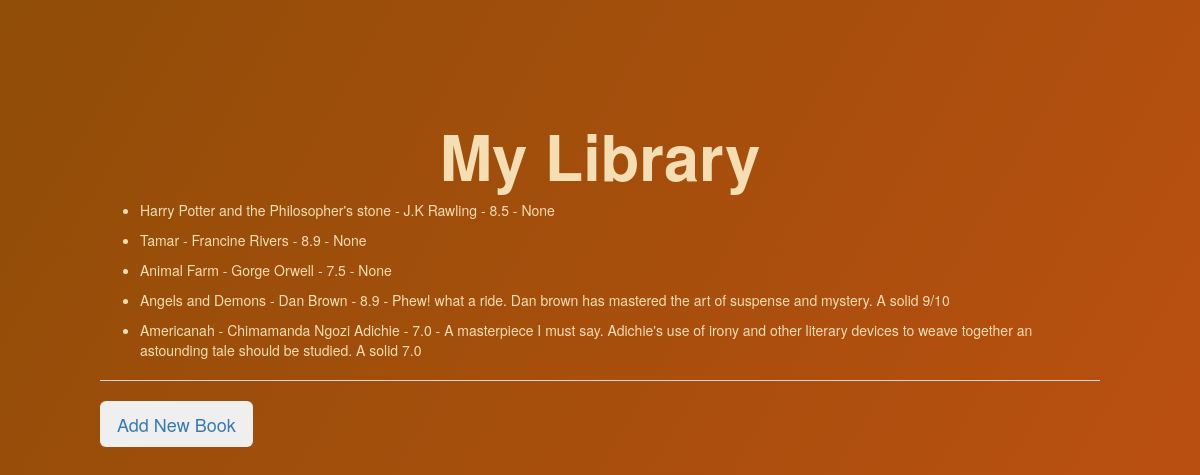
Before: / with the older database file.
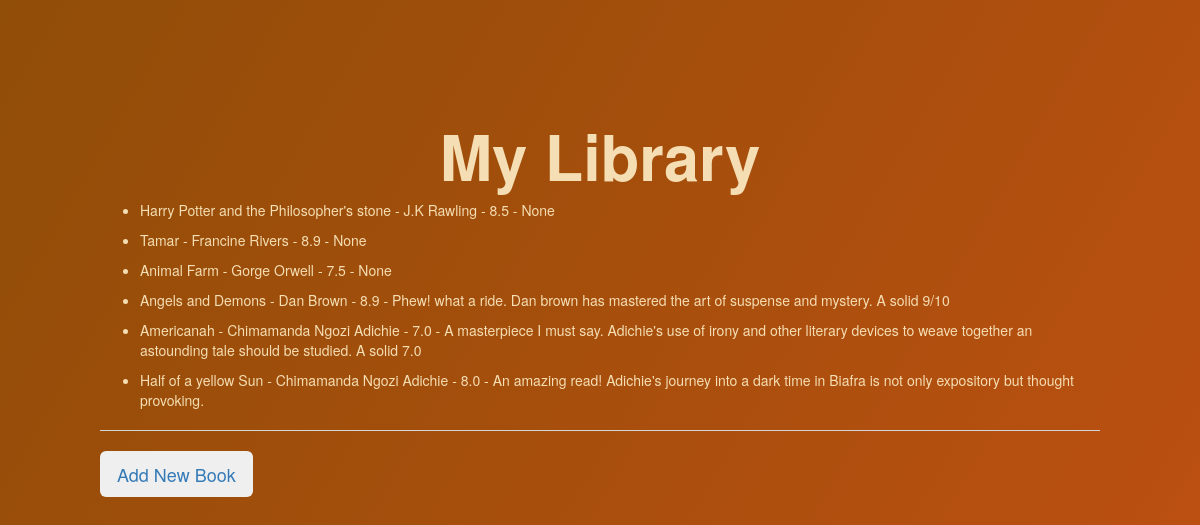
After: the same page with the newer database file.
### models.py (models this page shows)
class Book(db.Model):
    id = db.Column(db.Integer, primary_key=True)
    title = db.Column(db.String(150), unique=True, nullable=False)
    author = db.Column(db.String(120), unique=False, nullable=False)
    rating = db.Column(db.Float, unique=False, nullable=False)
    review = db.Column(db.String(400), unique=False, nullable=True)

### main.py (the view)
@app.route('/', methods=['GET', 'POST'])
@csrf.exempt
def home():
    if request.method == 'GET':
        books = Book.query.all()
        book = [x for x in books]
        print(book)
    return render_template("index.html", books=books)

### templates/index.html (shortened to what this page needs)
{% extends "bootstrap/base.html" %}
{% block head %}
    {{ super() }}
    <link rel="stylesheet" href="{{ url_for('static', filename='styles/index.css') }}">
{% endblock %}
{% block content %}
    <div class="jumbotron">
        <h1 class="text-center"><strong>My Library</strong></h1>
        {% if books %}
            {% for book in books %}
                {% if book %}
                    <ul>
                        <li>{{ book["title"] }} - {{ book["author"] }} - {{ book["rating"] }} - {{ book["review"] }}</li>
                    </ul>
                {% endif %}
            {% endfor %}
        {% else %}
            <p>No books in the library</p>
        {% endif %}
        <hr>
        <button class="btn btn-lg"><a href="{{ url_for('add')}}">Add New Book</a></button>
    </div>
{% endblock %}

### static/styles/index.css (style rules this page uses)
.jumbotron { background-color: #f4511e; color: wheat; padding: 100px 100px; height: 100vh; background-image: linear-gradient(300deg, rgba(119, 78, 2, 0.425), rgba(133, 77, 5, 0.897)) !important; }

Changed rows visible on the page:
added Book: title "Half of a yellow Sun", author "Chimamanda Ngozi Adichie", rating "8.0", review "An amazing read! Adichie's journey into a dark time in Biafra is not only expository but thought provoking."
